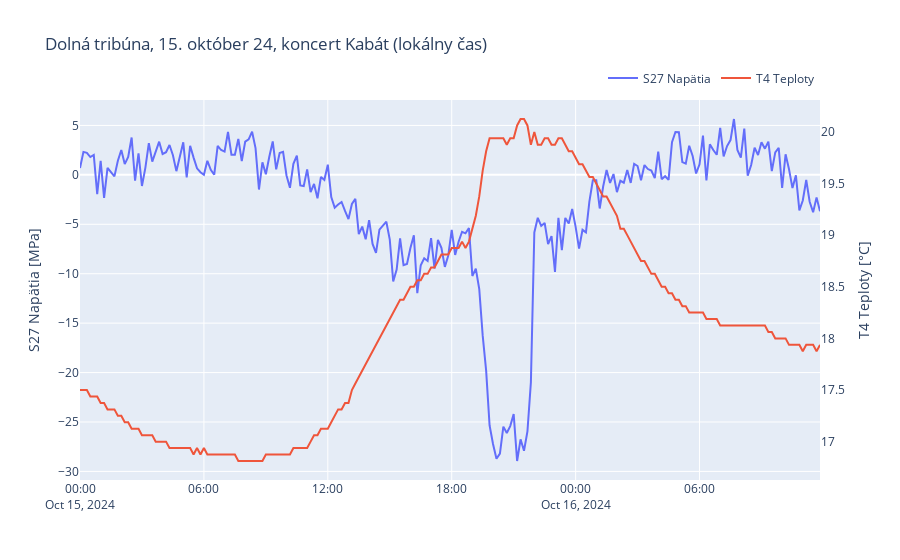
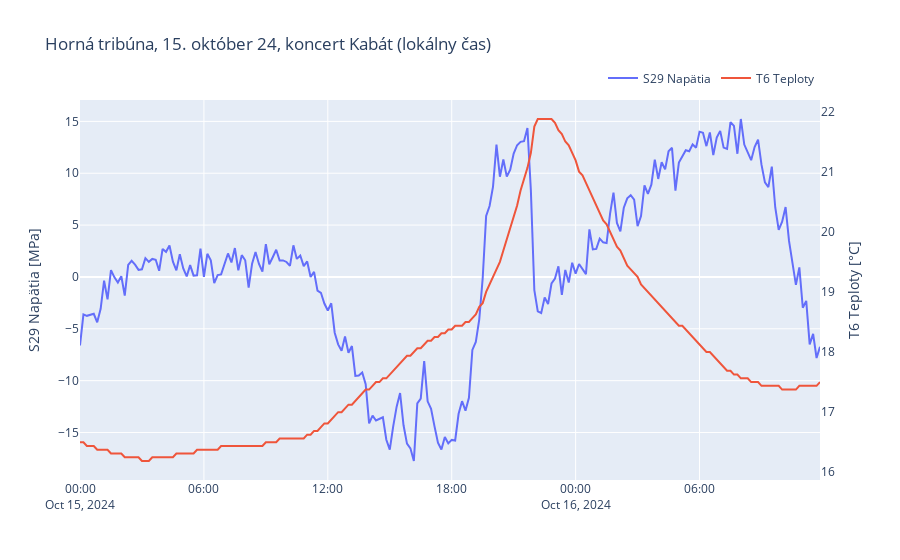
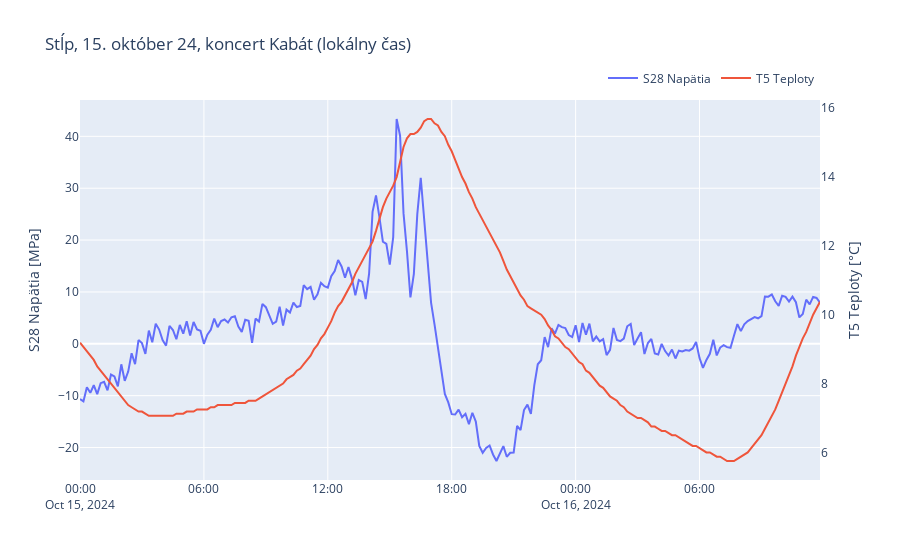

The notebook cell saved with these charts, in order:
### Code cell
plot_s_and_t_sensors(df_sensors, s_sensor='S27', t_sensor='T4',
                     title="Dolná tribúna, 15. október 24, koncert Kabát (lokálny čas)")
plot_s_and_t_sensors(df_sensors, s_sensor='S29', t_sensor='T6',
                     title="Horná tribúna, 15. október 24, koncert Kabát (lokálny čas)")
plot_s_and_t_sensors(df_sensors, s_sensor='S28', t_sensor='T5',
                     title="Stĺp, 15. október 24, koncert Kabát (lokálny čas)")

### Figure 1 — Plotly figure (JSON) as saved in the notebook; plotly's stock layout.template omitted (floating-point values rounded to 4 significant figures; data arrays with more than 128 entries replaced by an {"elided": "..."} marker saying what was removed)
{"data": [{"mode": "lines", "name": "S27 Napätia", "type": "scatter", "x": {"elided": "216 str values"}, "y": {"elided": "216 float values"}, "yaxis": "y"}, {"mode": "lines", "name": "T4 Teploty", "type": "scatter", "x": {"elided": "216 str values"}, "y": {"elided": "216 float values"}, "yaxis": "y2"}], "layout": {"legend": {"orientation": "h", "x": 1, "xanchor": "right", "y": 1.02, "yanchor": "bottom"}, "title": {"text": "Dolná tribúna, 15. október 24, koncert Kabát (lokálny čas)"}, "yaxis": {"side": "left", "title": {"text": "S27 Napätia [MPa]"}}, "yaxis2": {"overlaying": "y", "showgrid": false, "side": "right", "title": {"text": "T4 Teploty [°C]"}}}}

### Figure 2 — Plotly figure (JSON) as saved in the notebook; plotly's stock layout.template omitted (floating-point values rounded to 4 significant figures; data arrays with more than 128 entries replaced by an {"elided": "..."} marker saying what was removed)
{"data": [{"mode": "lines", "name": "S29 Napätia", "type": "scatter", "x": {"elided": "216 str values"}, "y": {"elided": "216 float values"}, "yaxis": "y"}, {"mode": "lines", "name": "T6 Teploty", "type": "scatter", "x": {"elided": "216 str values"}, "y": {"elided": "216 float values"}, "yaxis": "y2"}], "layout": {"legend": {"orientation": "h", "x": 1, "xanchor": "right", "y": 1.02, "yanchor": "bottom"}, "title": {"text": "Horná tribúna, 15. október 24, koncert Kabát (lokálny čas)"}, "yaxis": {"side": "left", "title": {"text": "S29 Napätia [MPa]"}}, "yaxis2": {"overlaying": "y", "showgrid": false, "side": "right", "title": {"text": "T6 Teploty [°C]"}}}}

### Figure 3 — Plotly figure (JSON) as saved in the notebook; plotly's stock layout.template omitted (floating-point values rounded to 4 significant figures; data arrays with more than 128 entries replaced by an {"elided": "..."} marker saying what was removed)
{"data": [{"mode": "lines", "name": "S28 Napätia", "type": "scatter", "x": {"elided": "216 str values"}, "y": {"elided": "216 float values"}, "yaxis": "y"}, {"mode": "lines", "name": "T5 Teploty", "type": "scatter", "x": {"elided": "216 str values"}, "y": {"elided": "216 float values"}, "yaxis": "y2"}], "layout": {"legend": {"orientation": "h", "x": 1, "xanchor": "right", "y": 1.02, "yanchor": "bottom"}, "title": {"text": "Stĺp, 15. október 24, koncert Kabát (lokálny čas)"}, "yaxis": {"side": "left", "title": {"text": "S28 Napätia [MPa]"}}, "yaxis2": {"overlaying": "y", "showgrid": false, "side": "right", "title": {"text": "T5 Teploty [°C]"}}}}
